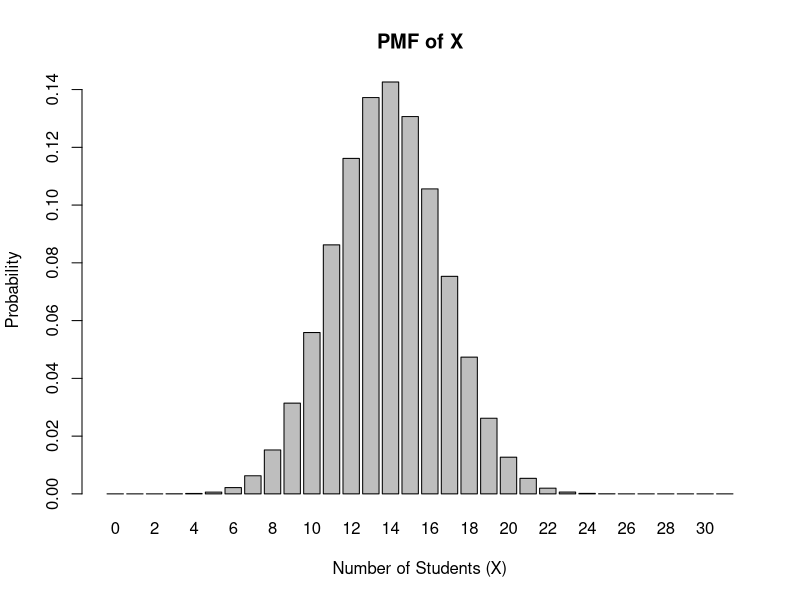
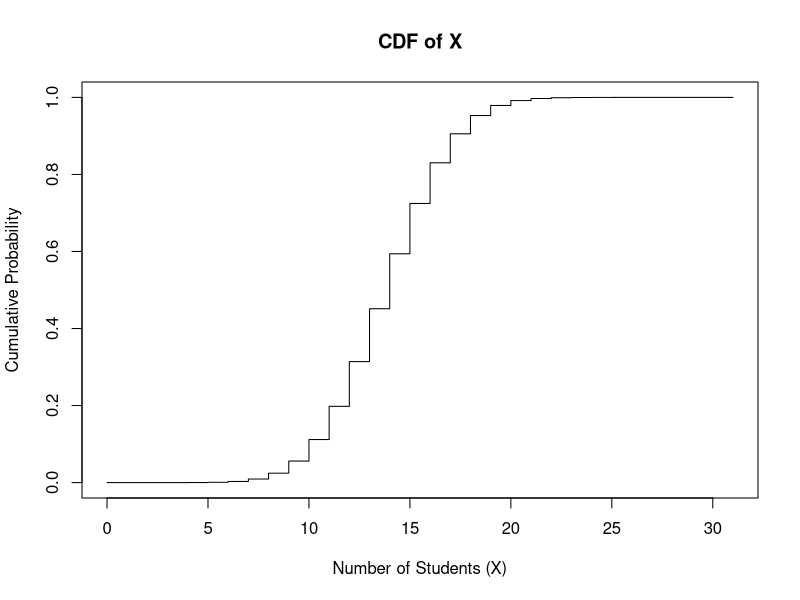

Write the R code that produced these figures, in order.
# Q5 -> A recent national study showed that approximately 44.7% of college students have
#used Wikipedia as a source in at least one of their term papers. Let X equal the
#number of students in a random sample of size n = 31 who have used Wikipedia as a source.
#(a) How is X distributed?
#(b) Sketch the probability mass function.
#(c) Sketch the cumulative distribution function.
#(d) Find mean, variance and standard deviation of X.

# a & b
n <- 31
p <- 0.447

# Create a vector of possible values of X
x_values <- 0:n

# Calculate the PMF for each value of X
pmf <- dbinom(x_values, size = n, prob = p)

# Plot the PMF
barplot(pmf, names.arg = x_values, xlab = "Number of Students (X)", ylab = "Probability", main = "PMF of X")

#c
# Calculate the CDF for each value of X
cdf <- pbinom(x_values, size = n, prob = p)

# Plot the CDF
plot(x_values, cdf, type = "s", xlab = "Number of Students (X)", ylab = "Cumulative Probability", main = "CDF of X")

#d
# Calculate mean, variance, and standard deviation
mean_X <- n * p
variance_X <- n * p * (1 - p)
std_deviation_X <- sqrt(variance_X)

cat("Mean of X:", mean_X, "\n")
cat("Variance of X:", variance_X, "\n")
cat("Standard Deviation of X:", std_deviation_X, "\n")
